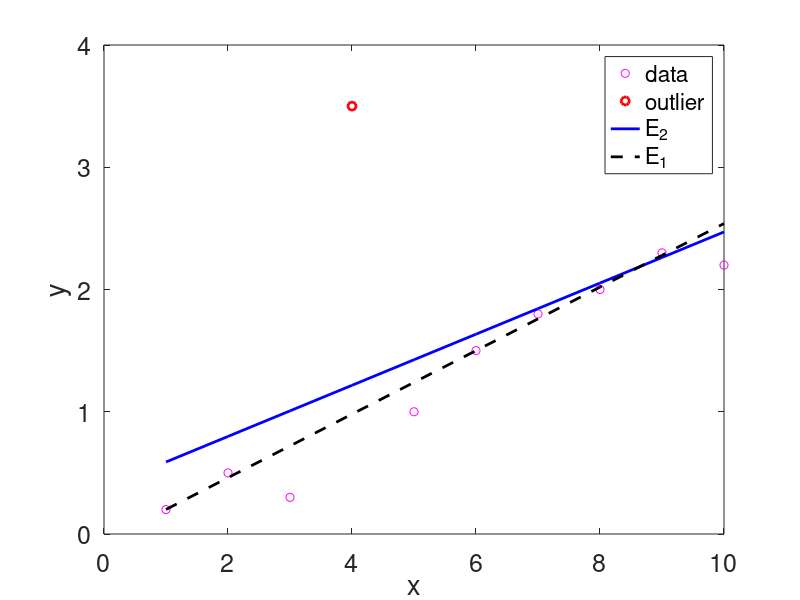

MATLAB code for this plot:
clc; clear; close all; 
% data
xd = [1 2 3 4 5 6 7 8 9 10];
yd = [0.2 0.5 0.3 3.5 1.0 1.5 1.8 2.0 2.3 2.2];
% prediction error functions
E_2 = @(beta) norm(beta(1)*xd+beta(2)-yd,2);
E_1 = @(beta) norm(beta(1)*xd+beta(2)-yd,1);
% regression process
p_2 = fminsearch(E_2,[1 1]);
p_1 = fminsearch(E_1,[1 1]);
% plot curves
plot(xd,yd,'om',xd(4),yd(4),'or','LineWidth',2);
hold on; ylim([0 4]);
plot(xd,polyval(p_2,xd),'-b' ,'LineWidth',2);
plot(xd,polyval(p_1,xd),'--k','LineWidth',2);
hold off; xlabel('x'); ylabel('y'); 
set(gca,'FontSize',18,'Color','none');
legend('data','outlier','E_2','E_1')